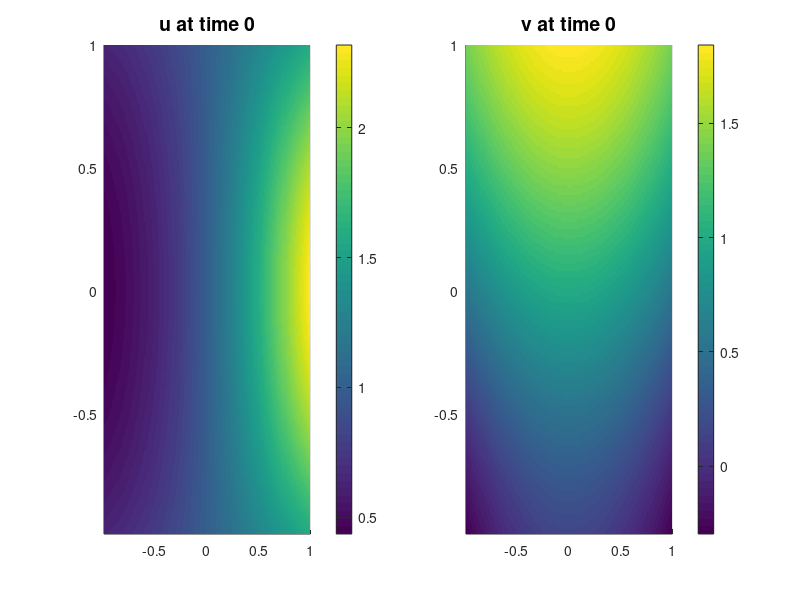

This chart was generated by the following MATLAB code: (Note: this script raises an error after producing the figure.)
%% Gray-Scott Equation         
% on a rectangle [-L, L] x [-L L]
%% Computational parameters    
Nx = 200;     Ny = 200;        % Grid size
Ntime = 5e4;  plotgap = 50;    % Number of time steps
Lx = 1;  Ly = 1;               % Domain size
Tfinal = 500;                  % Length of the simulation
dx = 2*Lx/Nx; dy = 2*Ly/Ny;    % Spatial resolutions
dt = Tfinal/Ntime;             % Temporal resolution
%% Physical parameters         
eps1 = 2e-5;      eps2 = 1e-5; 
F = 0.042;         k = 0.061;
%% Grids                       
x = dx-Lx:dx:Lx;
y = dy-Ly:dy:Ly;
[X, Y] = meshgrid(x, y);      
XX = X(:);  YY = Y(:); 
%% Initial Condition           
u = exp(sin(XX).*cos(YY)); 
v = sin(YY) + cos(XX); 
%% Operators                   
Ix = speye(Nx);        Iy = speye(Ny);       I = kron(Ix, Iy);
Dxx = (circshift(Ix, [1, 0]) - 2*Ix + circshift(Ix, [-1, 0]))/(dx^2);
Dyy = (circshift(Iy, [1, 0]) - 2*Iy + circshift(Iy, [-1, 0]))/(dy^2);  
Lap = kron(Ix, Dyy) + kron(Dxx, Iy); 
[Low1, Up1] = lu(I - eps1*dt*Lap);   [Low2, Up2] = lu(I - eps2*dt*Lap);
%% Initial Plot                
fig1 = figure(1); 
s1 = subplot(1, 2, 1);
%[~, h1] = contourf(x, y, reshape(u, Nx, Ny), 20, 'linecolor', 'none');
h1 = surf(x, y, reshape(u, Nx, Ny), 'edgecolor', 'none'); view([0 90])
colorbar, title('u at time 0', 'Fontsize', 14), axis([dx-Lx Lx dy-Ly Ly])
s2 = subplot(1, 2, 2);
%[~, h2] = contourf(x, y, reshape(v, Nx, Ny), 20, 'linecolor', 'none');
h2 = surf(x, y, reshape(v, Nx, Ny), 'edgecolor', 'none'); view([0 90])
colorbar, title('v at time 0', 'Fontsize', 14), axis([dx-Lx Lx dy-Ly Ly])
%% Time Integration            
vidObj = VideoWriter(sprintf('Gray_Scott_Equation_F%1.4f_k%1.4f_.avi',...
    F, k));                               % Creating video file
vidObj.FrameRate = 10;  open(vidObj);     % Opening video file
tic
for t = 1:Ntime         
    unew = Up1\(Low1\(u - dt*u.*(v.^2) + dt*F*(1-u)));
    vnew = Up2\(Low2\(v + dt*u.*(v.^2) - dt*(k+F)*v));
    u = unew;     v = vnew;  
    if mod(t, plotgap) == 0             % Plotting
        h1.ZData = reshape(u, Nx, Ny);
        h2.ZData = reshape(v, Nx, Ny);
        title(s1, sprintf('u at time %3.1f', t*dt))
        title(s2, sprintf('v at time %3.1f', t*dt))
        drawnow, writeVideo(vidObj, getframe(fig1));
    end
end
fprintf('Time integration took %2.1f seconds \n', toc), close(vidObj);